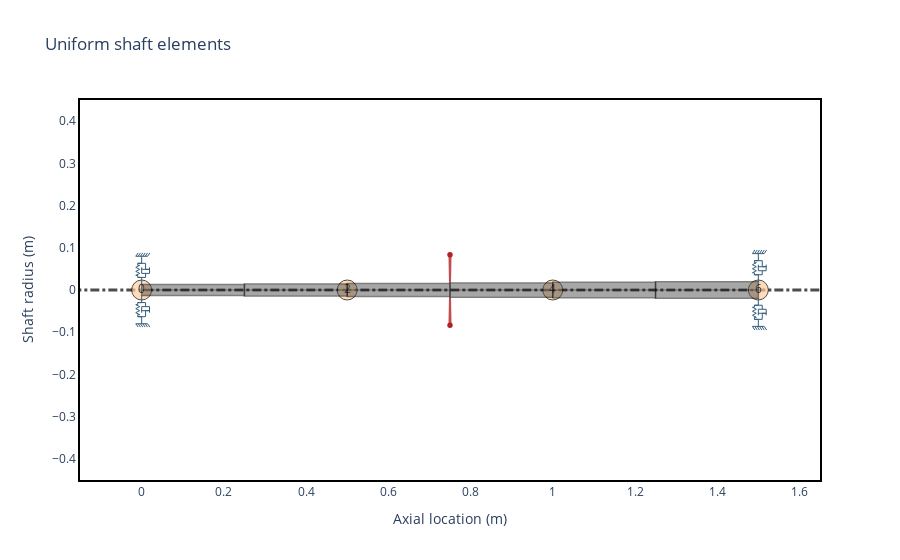
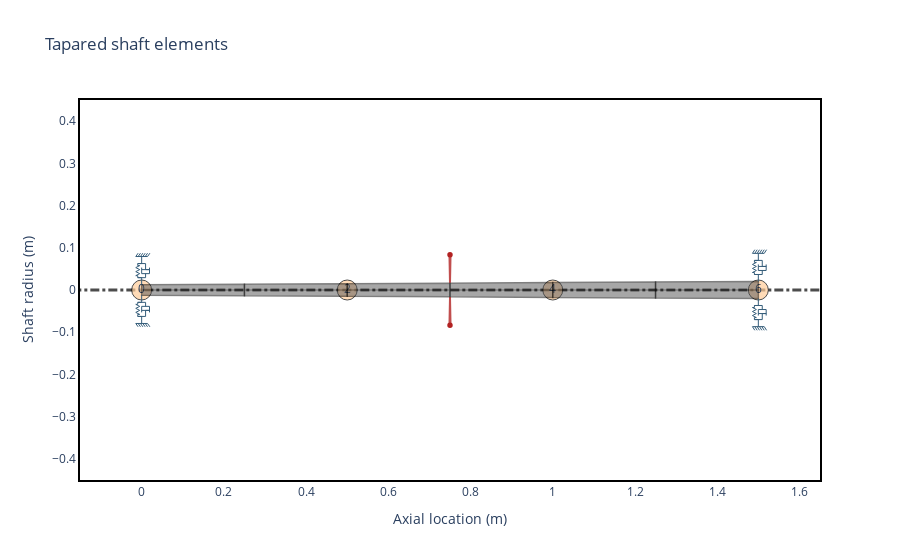

Notebook cell for these charts, in order:
### Code cell
shaft_length = 1.5
diameter_left = 0.025
diameter_right = 0.04

min_elements = 4
max_elements = 30
step = 2
num_simulations = (max_elements - min_elements) // step

results = np.zeros((2, num_simulations))
results_tapared = np.zeros((2, num_simulations))


for i, N in enumerate(range(min_elements, max_elements, step)):
    L = shaft_length / N

    odl_array = np.linspace(diameter_left, diameter_right, N + 1)[:-1]
    idl_array = np.zeros_like(odl_array)

    odr_array = np.linspace(diameter_left, diameter_right, N + 1)[1:]
    idr_array = np.zeros_like(odr_array)
    
    id_array = np.zeros(N)
    od_array = np.mean(np.array([odl_array, odr_array]), axis=0)

    shaft = []
    shaft_tapared = []

    for n in range(N):
        shaft.append(
            rs.ShaftElement(n=n, L=L, idl=id_array[n], odl=od_array[n], material=steel)
        )
        shaft_tapared.append(
            rs.ShaftElement(
                n=n,
                L=L,
                idl=idl_array[n],
                idr=idr_array[n],
                odl=odl_array[n],
                odr=odr_array[n],
                material=steel,
            )
        )

    bearings = [
        rs.BearingElement(n=0, kxx=1e7, cxx=1e3, scale_factor=2),
        rs.BearingElement(n=N, kxx=1e7, cxx=1e3, scale_factor=2),
    ]
    disks = [
        rs.DiskElement.from_geometry(
            n=N // 2, material=steel, width=0.04, i_d=0.0, o_d=0.25
        ),
    ]

    rotor = rs.Rotor(
        shaft_elements=shaft, disk_elements=disks, bearing_elements=bearings
    )
    rotor_tapared = rs.Rotor(
        shaft_elements=shaft_tapared, disk_elements=disks, bearing_elements=bearings
    )
    
    modal = rotor.run_modal(speed=Q_(3000, "RPM"))
    modal_tapared = rotor_tapared.run_modal(speed=Q_(3000, "RPM"))
    
    results[:, i] = Q_(modal.wd[:2], "rad/s").to("Hz").m
    results_tapared[:, i] = Q_(modal_tapared.wd[:2], "rad/s").to("Hz").m
    
    if N == 6:
        display(rotor.plot_rotor(nodes=2, title=dict(text="Uniform shaft elements")))
        display(rotor_tapared.plot_rotor(nodes=2, title=dict(text="Tapared shaft elements")))
